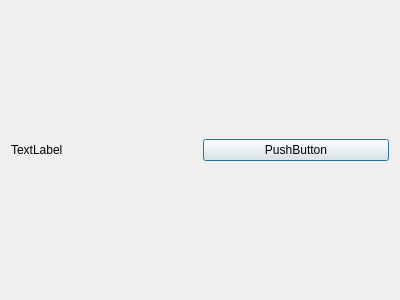
<?xml version="1.0" encoding="UTF-8"?>
<ui version="4.0">
 <class>Part5</class>
 <widget class="QDialog" name="Part5">
  <property name="geometry">
   <rect>
    <x>0</x>
    <y>0</y>
    <width>400</width>
    <height>300</height>
   </rect>
  </property>
  <property name="windowTitle">
   <string>Dialog</string>
  </property>
  <layout class="QHBoxLayout" name="horizontalLayout">
   <item>
    <widget class="QLabel" name="label">
     <property name="text">
      <string>TextLabel</string>
     </property>
    </widget>
   </item>
   <item>
    <widget class="QPushButton" name="pushButton">
     <property name="text">
      <string>PushButton</string>
     </property>
    </widget>
   </item>
  </layout>
 </widget>
 <resources/>
 <connections/>
</ui>
